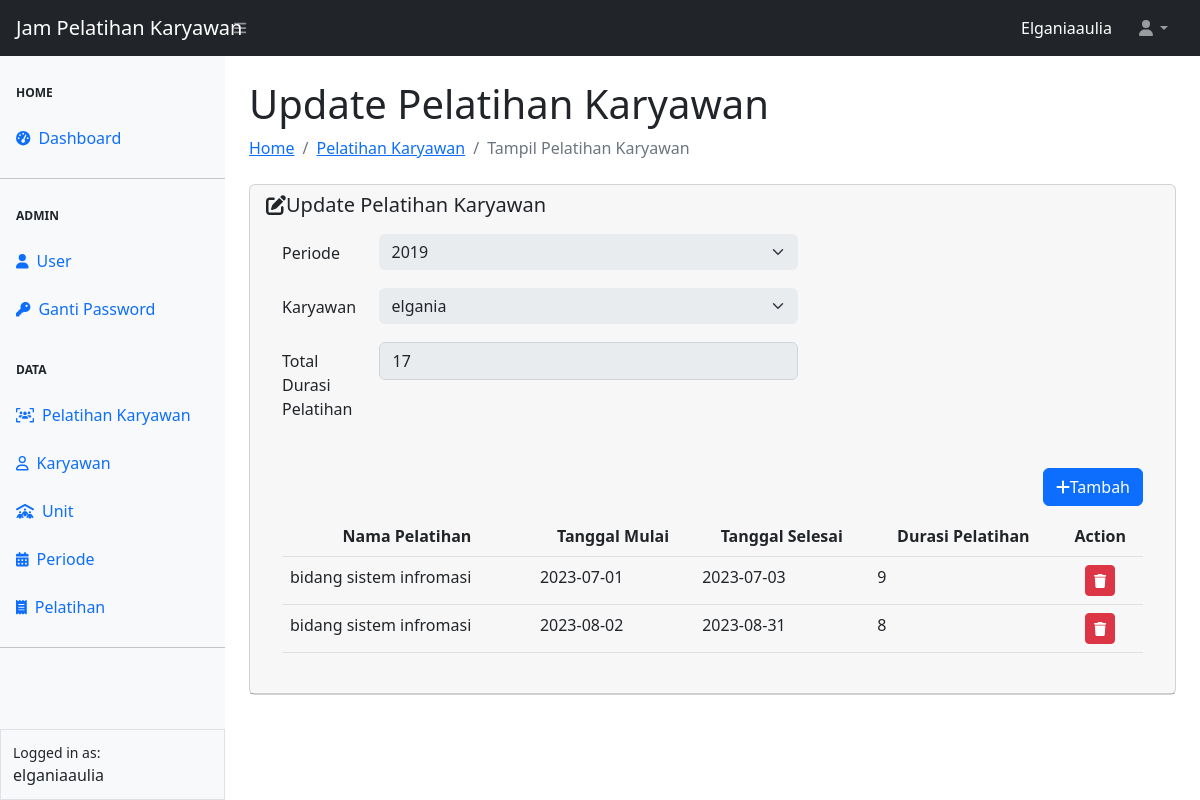
The page /pel-kry/edit-pelkry.php?id=40 (signed in) on the database its author committed.
### tables this page shows
CREATE TABLE `tbl_history`  (
  `id` int NOT NULL AUTO_INCREMENT,
  `id_pelatihan` int NOT NULL,
  `nm_pelatihan` varchar(150) NULL DEFAULT NULL,
  `id_pelkry` int NOT NULL,
  `durasi` int NULL DEFAULT NULL,
  `tgl_mulai` date NULL DEFAULT NULL,
  `tgl_selesai` date NULL DEFAULT NULL,
  PRIMARY KEY (`id`) USING BTREE
);

### pel-kry/edit-pelkry.php (the view, shortened to what this page needs)
<?php
require_once "../config.php";
require_once "../template/header.php";
require_once "../template/navbar.php";
require_once "../template/sidebar.php";
$id = $_GET['id'];
$queryPelKry = mysqli_query($koneksi, "SELECT * FROM tbl_pelkry WHERE id = $id");
$dataPelkry = mysqli_fetch_array($queryPelKry);
?>
<div id="layoutSidenav_content">
    <main>
        <div class="container-fluid px-4">
            <h1 class="mt-4">Update Pelatihan Karyawan</h1>
            <ol class="breadcrumb mb-4">
                <li class="breadcrumb-item"><a href="../index.php">Home</a></li>
                <li class="breadcrumb-item"><a href="pel-kry.php">Pelatihan Karyawan</a></li>
                <li class="breadcrumb-item active">Tampil Pelatihan Karyawan</li>
            </ol>
            <form action="proses-pelkry.php" method="POST" enctype="multipart/form-data">
                <div class="card">
                    <div class="card-header">
                        <span class="h5 my-2"><i class="fa-solid fa-pen-to-square"></i>Update Pelatihan Karyawan</span>
                        <div class="card-body">
                            <div class="row">
                                <div class="col-8">
                                    <div class="mb-3 row">
                                        <label for="periode" class="col-sm-2 col-form-label">Periode</label>
                                        <label for="periode" class="col-sm-1 col-form-label">:</label>
                                        <div class="col-sm-9" style="margin-left: -50px;">
                                            <select name="periode" id="periode" class="form-select border-0 border-buttom" disabled>
                                                <?php
                                                $id_periode = $dataPelkry['id_periode'];
                                                $queryPeriode = mysqli_query($koneksi, "SELECT * FROM tbl_periode");
                                                while ($dataPeriode = mysqli_fetch_array($queryPeriode)) {
                                                    $id = $dataPeriode['id'];
                                                    $nama = $dataPeriode['nama'];
                                                    if ($id == $id_periode) {
                                                        $pilih = "selected";
                                                    } else {
                                                        $pilih = "";
                                                    }
                                                ?>
                                                    <option value="<?= $id ?>" <?= $pilih ?>><?= $nama ?></option>
                                                <?php
                                                }
                                                ?>
                                            </select>
                                        </div>
                                    </div>
                                </div>
                            </div>
                            <div class="row">
                                <div class="col-8">
                                    <div class="mb-3 row">
                                        <label for="karyawan" class="col-sm-2 col-form-label">Karyawan</label>
                                        <label for="karyawan" class="col-sm-1 col-form-label">:</label>
                                        <div class="col-sm-9" style="margin-left: -50px;">
                                            <select name="karyawan" id="karyawan" class="form-select border-0 border-buttom" disabled>
                                                <?php
                                                $id_karyawan = $dataPelkry['id_karyawan'];
                                                $queryKaryawan = mysqli_query($koneksi, "SELECT * FROM tbl_karyawan");
                                                while ($dataKaryawan = mysqli_fetch_array($queryKaryawan)) {
                                                    $id = $dataKaryawan['id'];
                                                    $nama = $dataKaryawan['nama'];
                                                    if ($id == $id_karyawan) {
                                                        $pilih = "selected";
                                                    } else {
                                                        $pilih = "";
                                                    }
                                                ?>
                                                    <option value="<?= $id ?>" <?= $pilih ?>><?= $nama ?></option>
                                                <?php
                                                }
                                                ?>
                                            </select>
                                        </div>
                                    </div>
                                </div>
                            </div>
                            <div class="row">
                                <div class="col-8">
                                    <div class="mb-3 row">
                                        <label for="karyawan" class="col-sm-2 col-form-label">Total Durasi Pelatihan</label>
                                        <label for="karyawan" class="col-sm-1 col-form-label">:</label>
                                        <div class="col-sm-9" style="margin-left: -50px;">
                                            <?php
                                            $id = $_GET['id'];
                                            $queryTotal = mysqli_query($koneksi, "SELECT SUM(durasi) AS TotalJam FROM tbl_history WHERE id_pelkry = $id");
                                            $dataTotal = mysqli_fetch_array($queryTotal);
                                            ?>
                                            <input type="text" name="totaljam" class="form-control" id="totaljam" value="<?= $dataTotal['TotalJam'] ?>" disabled>
                                        </div>
                                    </div>
                                </div>
                            </div>
                            <br>
                            <a href="add-history.php?id=<?= $id ?>" class="btn btn-primary float-end"><i class="fa-solid fa-plus"></i>Tambah</a>
                            <br><br>
                            <div class="row">
                                <div class="col-12-sm">
                                    <form action="proses-pelkry.php" method="POST" enctype="multipart/form-data">
                                        <table class="table table-hover" id="datatablesSimple">
                                            <thead>
                                                <tr>
                                                    <th scope="col">
                                                        <center>Nama Pelatihan</center>
                                                    </th>
                                                    <th scope="col">
                                                        <center>Tanggal Mulai</center>
                                                    </th>
                                                    <th scope="col">
                                                        <center>Tanggal Selesai</center>
                                                    </th>
                                                    <th scope="col">
                                                        <center>Durasi Pelatihan</center>
                                                    </th>
                                                    <th scope="col">
                                                        <center>Action</center>
                                                    </th>
                                                </tr>
                                            </thead>
                                            <tbody>
                                                <?php
                                                $id = $_GET['id'];
                                                $queryHistory = mysqli_query($koneksi, "SELECT * FROM tbl_history WHERE id_pelkry='$id'");
                                                while ($data = mysqli_fetch_array($queryHistory)) {
                                                    $id = $data['id'];
                                                ?>
                                                    <tr>
                                                        <td><?= $data['nm_pelatihan'] ?></td>
                                                        <td><?= $data['tgl_mulai'] ?></td>
                                                        <td><?= $data['tgl_selesai'] ?></td>
                                                        <td><?= $data['durasi'] ?></td>
                                                        <td align="center">
                                                            <button type="button" class="btn btn-sm btn-danger" id="btnHapus" title="Hapus karyawan" data-id="<?= $id ?>"><i class="fa-solid fa-trash"></i></button>
                                                        </td>
                                                    </tr>
                                                <?php } ?>
                                            </tbody>
                                        </table>
                                    </form>
                                </div>
                            </div>
                        </div>
                    </div>
            </form>
        </div>
    </main>
</div>
<?php
require_once "../template/footer.php"
?>

### rows shown on the page
tbl_history: nm_pelatihan "bidang sistem infromasi", tgl_mulai "2023-07-01", tgl_selesai "2023-07-03", durasi "9"
tbl_history: nm_pelatihan "bidang sistem infromasi", tgl_mulai "2023-08-02", tgl_selesai "2023-08-31", durasi "8"

### other values the page prints
$_SESSION ['username'] "Elganiaaulia"
$_SESSION ['username'] "elganiaaulia"
form field periode "2019"
form field karyawan "elgania"
